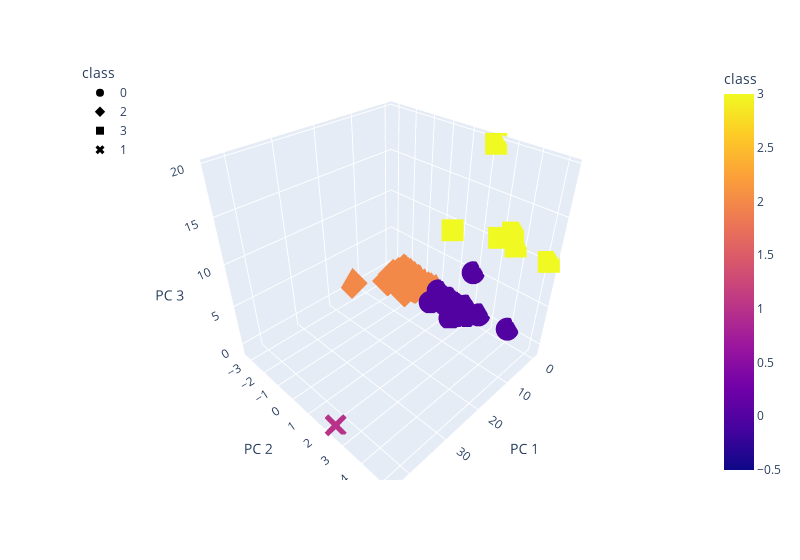

This figure's notebook cell:
### Markdown cell above
### Deliverable 4: Visualizing Cryptocurrencies Results

#### 3D-Scatter with Clusters

### Code cell
# Creating a 3D-Scatter with the PCA data and the clusters
# YOUR CODE HERE
fig=px.scatter_3d(clustered_df,
                  x='PC 1',
                  y='PC 2',
                  z='PC 3',
                  color='class',
                  symbol='class',
                  width=800,
)
# show plot
fig.update_layout(legend=dict(x=0,y=1))
fig.show()

### Figure 1 — Plotly figure (JSON) as saved in the notebook; plotly's stock layout.template omitted (floating-point values rounded to 4 significant figures; data arrays with more than 128 entries replaced by an {"elided": "..."} marker saying what was removed)
{"data": [{"hovertemplate": "class=%{marker.color}<br>PC 1=%{x}<br>PC 2=%{y}<br>PC 3=%{z}<extra></extra>", "legendgroup": "0", "marker": {"color": {"elided": "286 int values"}, "coloraxis": "coloraxis", "symbol": "circle"}, "mode": "markers", "name": "0", "scene": "scene", "showlegend": true, "type": "scatter3d", "x": {"elided": "286 float values"}, "y": {"elided": "286 float values"}, "z": {"elided": "286 float values"}}, {"hovertemplate": "class=%{marker.color}<br>PC 1=%{x}<br>PC 2=%{y}<br>PC 3=%{z}<extra></extra>", "legendgroup": "2", "marker": {"color": {"elided": "240 int values"}, "coloraxis": "coloraxis", "symbol": "diamond"}, "mode": "markers", "name": "2", "scene": "scene", "showlegend": true, "type": "scatter3d", "x": {"elided": "240 float values"}, "y": {"elided": "240 float values"}, "z": {"elided": "240 float values"}}, {"hovertemplate": "class=%{marker.color}<br>PC 1=%{x}<br>PC 2=%{y}<br>PC 3=%{z}<extra></extra>", "legendgroup": "3", "marker": {"color": [3, 3, 3, 3, 3, 3], "coloraxis": "coloraxis", "symbol": "square"}, "mode": "markers", "name": "3", "scene": "scene", "showlegend": true, "type": "scatter3d", "x": [3.64, -0.2258, -0.3686, -0.3988, -0.5151, -0.4048], "y": [1.143, 3.501, 3.695, 5.165, 2.203, 2.904], "z": [10.4, 11.81, 10.42, 10.37, 19.67, 10.55]}, {"hovertemplate": "class=%{marker.color}<br>PC 1=%{x}<br>PC 2=%{y}<br>PC 3=%{z}<extra></extra>", "legendgroup": "1", "marker": {"color": [1], "coloraxis": "coloraxis", "symbol": "x"}, "mode": "markers", "name": "1", "scene": "scene", "showlegend": true, "type": "scatter3d", "x": [43.21], "y": [2.289], "z": [-0.8721]}], "layout": {"coloraxis": {"colorbar": {"title": {"text": "class"}}, "colorscale": [[0, "#0d0887"], [0.1111, "#46039f"], [0.2222, "#7201a8"], [0.3333, "#9c179e"], [0.4444, "#bd3786"], [0.5556, "#d8576b"], [0.6667, "#ed7953"], [0.7778, "#fb9f3a"], [0.8889, "#fdca26"], [1, "#f0f921"]]}, "legend": {"title": {"text": "class"}, "tracegroupgap": 0, "x": 0, "y": 1}, "margin": {"t": 60}, "scene": {"domain": {"x": [0, 1], "y": [0, 1]}, "xaxis": {"title": {"text": "PC 1"}}, "yaxis": {"title": {"text": "PC 2"}}, "zaxis": {"title": {"text": "PC 3"}}}, "width": 800}}
